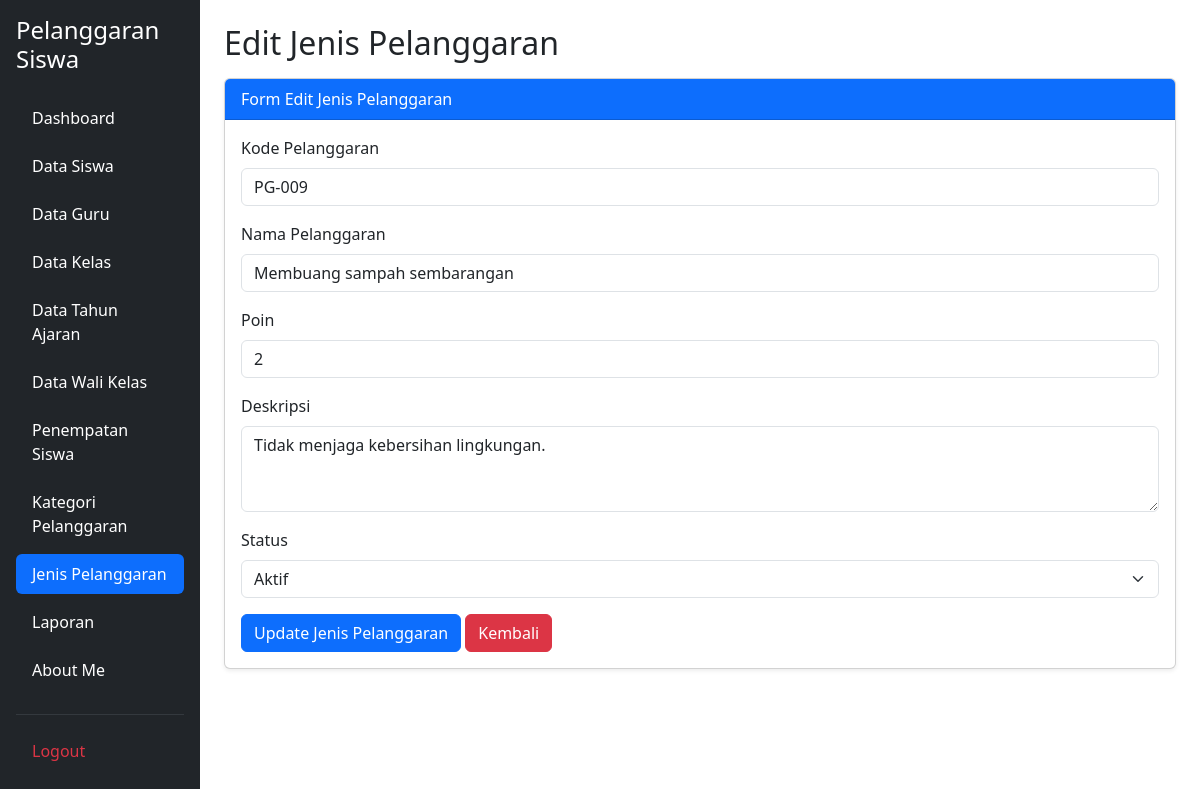
The app's page /edit_jenis_pelanggaran.php?id=9 (signed in) with its own data.
### tables this page shows
CREATE TABLE `t_pelanggaran` (
  `id` int(11) NOT NULL,
  `pelanggaran_kategori_id` int(11) DEFAULT NULL,
  `kode` varchar(30) DEFAULT NULL,
  `nama` varchar(150) DEFAULT NULL,
  `poin` int(11) NOT NULL,
  `deskripsi` text NOT NULL,
  `status_aktif` tinyint(1) NOT NULL,
  `created_at` timestamp NOT NULL DEFAULT current_timestamp(),
  `updated_at` timestamp NOT NULL DEFAULT current_timestamp()
);

### edit_jenis_pelanggaran.php (the view, shortened to what this page needs)
<?php
include 'config/koneksi.php';
$id = (int) ($_GET['id'] ?? 0);
$query = mysqli_query($koneksi, "SELECT * FROM t_pelanggaran WHERE id = $id");
$data = mysqli_fetch_assoc($query);
?>
<!DOCTYPE html>
<html lang="id">
<head>
    <link href="https://cdn.jsdelivr.net/npm/bootstrap@5.3.3/dist/css/bootstrap.min.css" rel="stylesheet">
</head>
<body>
<div class="container-fluid">
    <div class="row">
        <?php include 'layout/sidebar.php'; ?>
        <main class="col-md-9 col-lg-10 ms-sm-auto px-4 py-4">
            <h2 class="mb-3">Edit Jenis Pelanggaran</h2>
            <div class="card shadow-sm">
                <div class="card-header bg-primary text-white">
                    Form Edit Jenis Pelanggaran
                </div>
                <div class="card-body">
                    <form action="proses_edit_jenis_pelanggaran.php" method="POST">
                        <div class="mb-3">
                            <label class="form-label">Kode Pelanggaran</label>
                            <input type="text" name="kode" class="form-control"
                                   value="<?= $data['kode']; ?>" required>
                        </div>
                        <div class="mb-3">
                            <label class="form-label">Nama Pelanggaran</label>
                            <input type="text" name="nama" class="form-control"
                                   value="<?= $data['nama']; ?>" required>
                        </div>
                        <div class="mb-3">
                            <label class="form-label">Poin</label>
                            <input type="number" name="poin" class="form-control"
                                   min="0" value="<?= $data['poin']; ?>" required>
                        </div>
                        <div class="mb-3">
                            <label class="form-label">Deskripsi</label>
                            <textarea name="deskripsi" class="form-control" rows="3"><?= $data['deskripsi']; ?></textarea>
                        </div>
                        <div class="mb-3">
                            <label class="form-label">Status</label>
                            <select name="status_aktif" class="form-select" required>
                                <option value="1" <?= $data['status_aktif'] == 1 ? 'selected' : ''; ?>>
                                    Aktif
                                </option>
                            </select>
                        </div>
                        <button type="submit" class="btn btn-primary">
                            Update Jenis Pelanggaran
                        </button>
                        <a href="kelola_jenis_pelanggaran.php" class="btn btn-danger">
                            Kembali
                        </a>
                    </form>
                </div>
            </div>
        </main>
    </div>
</div>
</body>
</html>

### records on screen
t_pelanggaran: kode "PG-009", nama "Membuang sampah sembarangan", poin "2", deskripsi "Tidak menjaga kebersihan lingkungan.", status_aktif "Aktif"
